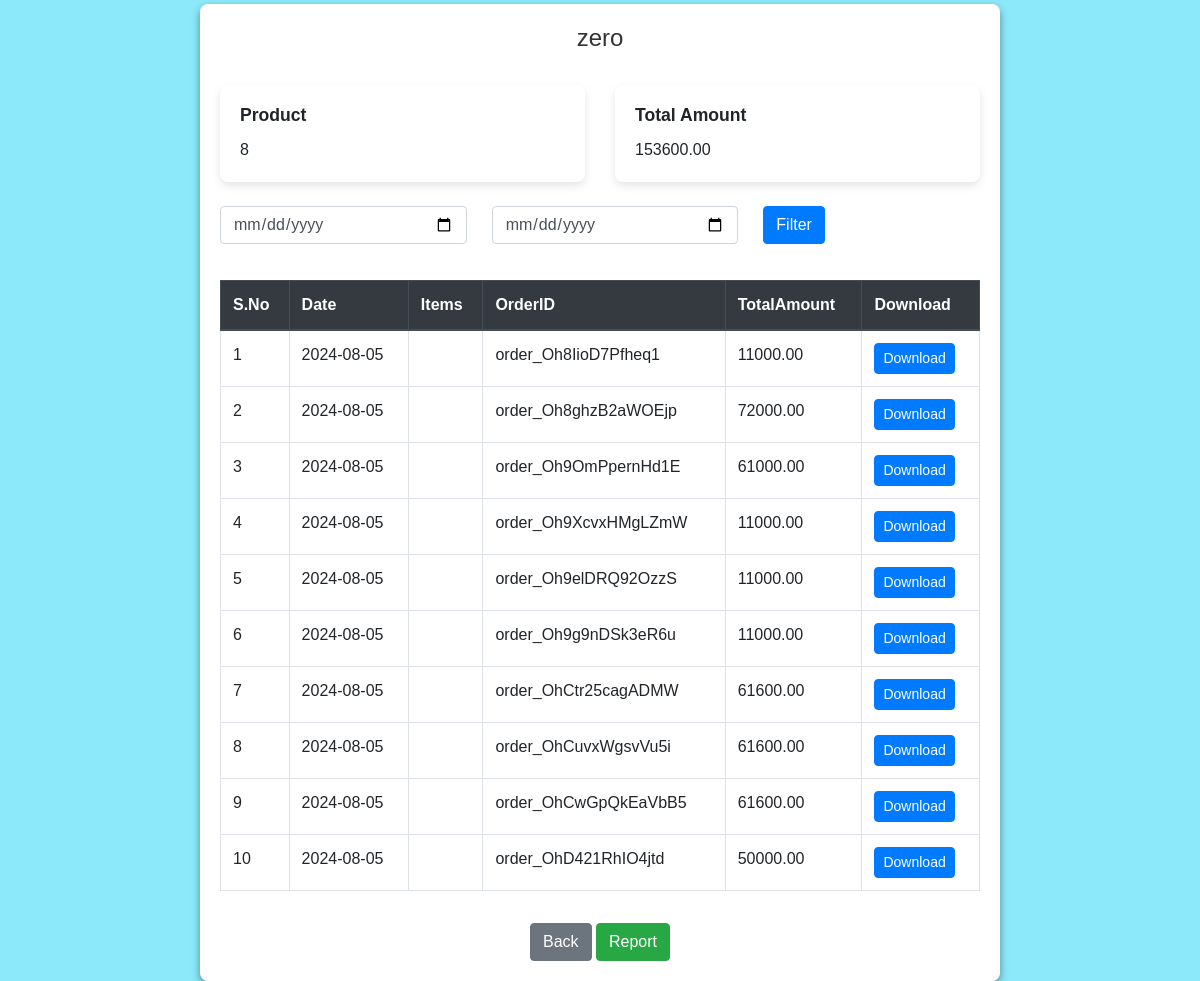
/profile/ (signed in), run on an earlier commit of the app's database.
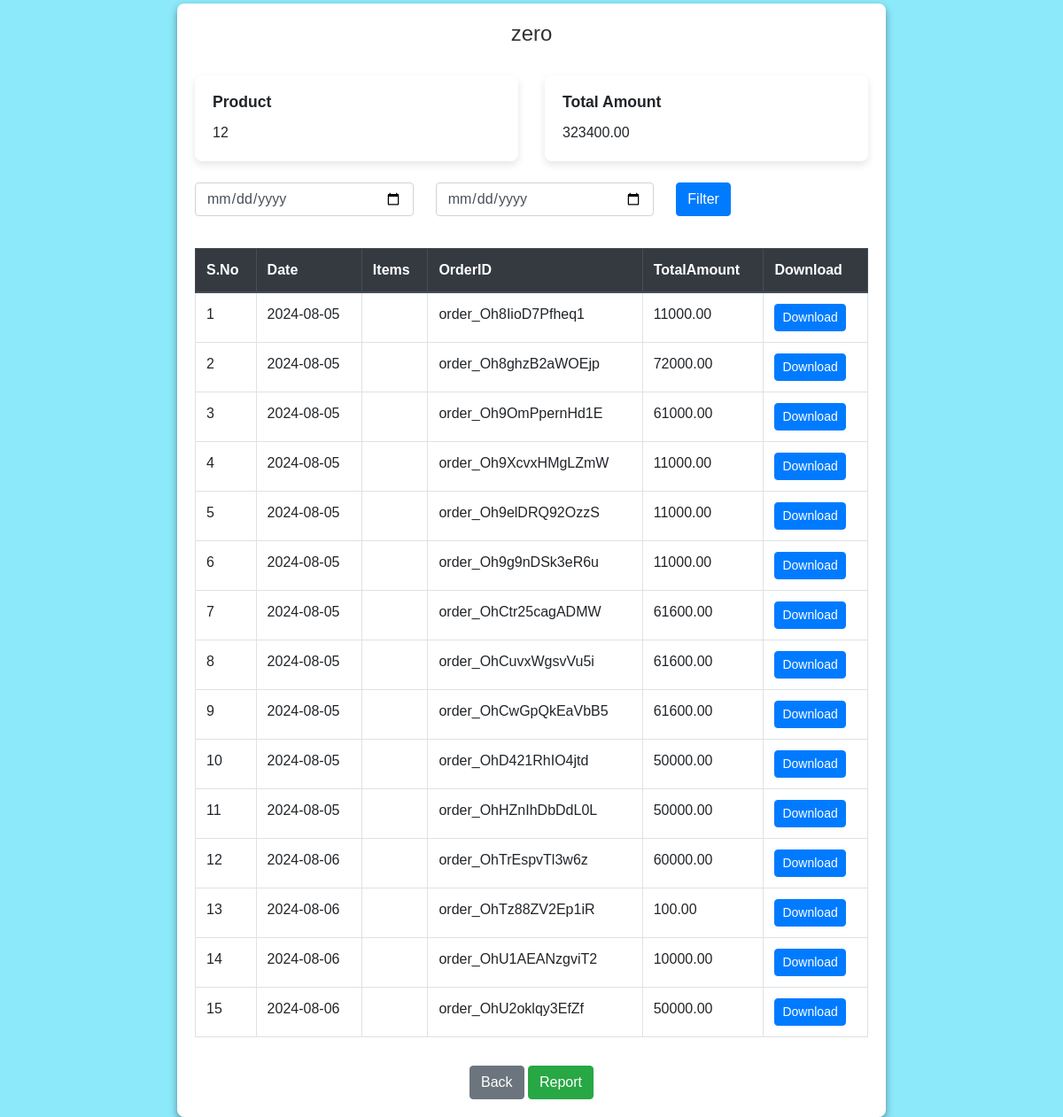
And on a later commit of the database.
### base/models.py (models this page shows, shortened)
class Order(models.Model):
    order_id = models.CharField(max_length=100, unique=True)
    total_amount = models.DecimalField(max_digits=10, decimal_places=2)
    user = models.ForeignKey(User, on_delete=models.CASCADE)
    items = models.ManyToManyField(Cart)
    created=models.DateTimeField(auto_now_add=True)

### base/views.py (the view)
# urls.py: path('profile/', views.profile, name='profile'),
def profile(request):
    today = datetime.now().date()
    start_date = request.GET.get('start_date')
    end_date = request.GET.get('end_date')
    if start_date:
        start_date = parse_date(start_date)
    if end_date:
        end_date = parse_date(end_date)
    cart_items = Cart.objects.filter(user=request.user, is_sold=True)
    orders = Order.objects.filter(user=request.user)
    if start_date and end_date:
        cart_items = cart_items.filter(created__date__range=[start_date, end_date])
        orders = orders.filter(created__date__range=[start_date, end_date])
    elif start_date:
        cart_items = cart_items.filter(created__date__gte=start_date)
        orders = orders.filter(created__date__gte=start_date)
    elif end_date:
        cart_items = cart_items.filter(created__date__lte=end_date)
        orders = orders.filter(created__date__lte=end_date)
    cart_count = cart_items.count()
    value = sum(item.total for item in cart_items)
    context = {
        'cart_count': cart_count,
        'amt': cart_items,
        'value': value,
        'start_date': start_date,
        'end_date': end_date,
        'orders': orders,
        'today_date': today,
    }
    return render(request, 'order.html', context)

### base/templates/order.html (shortened to what this page needs)
<!DOCTYPE html>
<html lang="en">
<head>
    <link href="https://stackpath.bootstrapcdn.com/bootstrap/4.5.2/css/bootstrap.min.css" rel="stylesheet">
    <link rel="stylesheet" href="//code.jquery.com/ui/1.12.1/themes/base/jquery-ui.css">
</head>
<body>
    <div class="container mt-1">
        <div class="row">
            <div class="col-12 mb-4 text-center">
                <h4>{{ request.user.username }}</h4>
            </div>
            <div class="col-12 mb-4">
                <div class="card-deck">
                    <div class="card">
                        <div class="card-body">
                            <h6 class="card-title">Product</h6>
                            <p class="card-text">{{ cart_count }}</p>
                        </div>
                    </div>
                    <div class="card">
                        <div class="card-body">
                            <h6 class="card-title">Total Amount</h6>
                            <p class="card-text">{{ value }}</p>
                        </div>
                    </div>
                </div>
            </div>
            <div class="col-12">
                <form method="get" action="">
                    <div class="form-row">
                        <div class="form-group col-md-4">
                            <input type="date" id="start_date" name="start_date" class="form-control" placeholder="Start Date" value="{{ request.GET.start_date }}">
                        </div>
                        <div class="form-group col-md-4">
                            <input type="date" id="end_date" name="end_date" class="form-control" placeholder="End Date" value="{{ request.GET.end_date }}">
                        </div>
                        <div class="form-group col-md-2">
                            <button type="submit" class="btn btn-primary">Filter</button>
                        </div>
                    </div>
                </form>
            </div>
            {% if orders %}
            <div class="col-12">
                <div class="table-responsive-md">
                    <table class="table table-bordered">
                        <thead class="thead-dark">
                            <tr>
                                <th>S.No</th>
                                <th>Date</th>
                                <th>Items</th>
                                <th>OrderID</th>
                                <th>TotalAmount</th>
                                <th>Download</th>
                            </tr>
                        </thead>
                        <tbody>
                            {% for item in orders %}
                                <tr>
                                    <td>{{ forloop.counter }}</td>
                                    <td>{{ item.created|date:"Y-m-d" }}</td>
                                    <td>
                                    </td>
                                    <td>{{ item.order_id }}</td>
                                    <td>{{ item.total_amount }}</td>
                                    <td>
                                        <a href="{% url 'download' item.id %}" class="btn btn-primary btn-sm">Download</a>
                                    </td>
                                </tr>
                            {% endfor %}
                        </tbody>
                    </table>
                </div>
            </div>
            {% else %}
            <h4>
                Not found
            </h4>
            {% endif %}
            <div class="col-12 text-center mt-3">
                <button class="btn btn-secondary" onclick="showLoader()">
                    <a href="{% url 'home' %}" style="color: inherit; text-decoration: none;">Back</a>
                </button>
                {% if request.user.is_superuser %}
                <button class="btn btn-success" onclick="showLoader()">
                    <a href="{% url 'report' %}" style="color: inherit; text-decoration: none;">Report</a>
                </button>
                {% endif %}
        </div>
            </div>
        </div>
</body>
</html>

### base/templates/order.html (style rules this page uses)
body { margin: 0; padding: 0; display: flex; justify-content: center; align-items: center; min-height: 100vh; background: linear-gradient(135deg, #8ce9fa 0%, #8ce9fa 100%); font-family: Arial, sans-serif; }
.container { background-color: white; border-radius: 8px; padding: 20px; box-shadow: 0 4px 8px rgba(0, 0, 0, 0.4); max-width: 800px; }
h4 { color: #333; }
.card-deck .card { border: none; border-radius: 8px; box-shadow: 0 4px 8px rgba(0, 0, 0, 0.1); }
.card-title { font-size: 1.1rem; font-weight: bold; }
.form-row { display: flex; gap: 15px; }
.form-group input { border-radius: 4px; }
.btn-primary, .btn-secondary, .btn-success { border-radius: 4px; }
.table { margin-top: 20px; }
thead.thead-dark th { background-color: #343a40; color: white; }
tbody { background-color: white; }
.table-responsive-md { overflow-x: auto; }
a { color: inherit; text-decoration: none; }

What changed in the data, as far as the page shows it:
added Order: created "2024-08-05", order_id "order_OhHZnIhDbDdL0L", total_amount "50000.00"
added Order: created "2024-08-06", order_id "order_OhTrEspvTl3w6z", total_amount "60000.00"
added Order: created "2024-08-06", order_id "order_OhTz88ZV2Ep1iR", total_amount "100.00"
added Order: created "2024-08-06", order_id "order_OhU1AEANzgviT2", total_amount "10000.00"
added Order: created "2024-08-06", order_id "order_OhU2oklqy3EfZf", total_amount "50000.00"
Also different on the page:
{{ cart_count }}: "8" → "12"
{{ value }}: "153600.00" → "323400.00"
